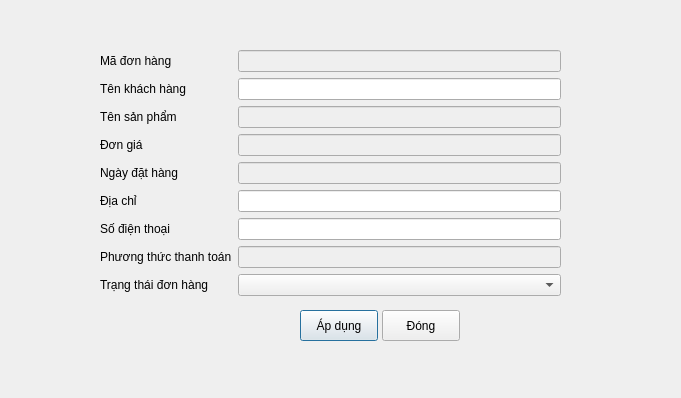
<?xml version="1.0" encoding="UTF-8"?>
<ui version="4.0">
 <class>phselect</class>
 <widget class="QDialog" name="phselect">
  <property name="geometry">
   <rect>
    <x>0</x>
    <y>0</y>
    <width>681</width>
    <height>398</height>
   </rect>
  </property>
  <property name="windowTitle">
   <string>Dialog</string>
  </property>
  <widget class="QWidget" name="formLayoutWidget">
   <property name="geometry">
    <rect>
     <x>100</x>
     <y>50</y>
     <width>461</width>
     <height>256</height>
    </rect>
   </property>
   <layout class="QFormLayout" name="formLayout">
    <item row="0" column="0">
     <widget class="QLabel" name="mNHNgLabel">
      <property name="text">
       <string>Mã đơn hàng</string>
      </property>
     </widget>
    </item>
    <item row="0" column="1">
     <widget class="QLineEdit" name="code">
      <property name="enabled">
       <bool>false</bool>
      </property>
     </widget>
    </item>
    <item row="1" column="0">
     <widget class="QLabel" name="tNNgIDNgLabel">
      <property name="text">
       <string>Tên khách hàng</string>
      </property>
     </widget>
    </item>
    <item row="1" column="1">
     <widget class="QLineEdit" name="username">
      <property name="enabled">
       <bool>true</bool>
      </property>
     </widget>
    </item>
    <item row="2" column="0">
     <widget class="QLabel" name="tNSNPhMLabel">
      <property name="text">
       <string>Tên sản phẩm</string>
      </property>
     </widget>
    </item>
    <item row="2" column="1">
     <widget class="QLineEdit" name="productname">
      <property name="enabled">
       <bool>false</bool>
      </property>
     </widget>
    </item>
    <item row="3" column="0">
     <widget class="QLabel" name="nGiLabel">
      <property name="text">
       <string>Đơn giá</string>
      </property>
     </widget>
    </item>
    <item row="3" column="1">
     <widget class="QLineEdit" name="price">
      <property name="enabled">
       <bool>false</bool>
      </property>
     </widget>
    </item>
    <item row="4" column="0">
     <widget class="QLabel" name="ngYTHNgLabel">
      <property name="text">
       <string>Ngày đặt hàng</string>
      </property>
     </widget>
    </item>
    <item row="4" column="1">
     <widget class="QLineEdit" name="datetime">
      <property name="enabled">
       <bool>false</bool>
      </property>
     </widget>
    </item>
    <item row="5" column="0">
     <widget class="QLabel" name="aChLabel">
      <property name="text">
       <string>Địa chỉ</string>
      </property>
     </widget>
    </item>
    <item row="5" column="1">
     <widget class="QLineEdit" name="address">
      <property name="enabled">
       <bool>true</bool>
      </property>
     </widget>
    </item>
    <item row="7" column="0">
     <widget class="QLabel" name="phNgThCThanhToNLabel">
      <property name="text">
       <string>Phương thức thanh toán</string>
      </property>
     </widget>
    </item>
    <item row="7" column="1">
     <widget class="QLineEdit" name="payment">
      <property name="enabled">
       <bool>false</bool>
      </property>
      <property name="font">
       <font>
        <weight>75</weight>
        <bold>true</bold>
       </font>
      </property>
     </widget>
    </item>
    <item row="8" column="0">
     <widget class="QLabel" name="trNgThINHNgLabel">
      <property name="text">
       <string>Trạng thái đơn hàng</string>
      </property>
     </widget>
    </item>
    <item row="8" column="1">
     <widget class="QComboBox" name="status"/>
    </item>
    <item row="6" column="0">
     <widget class="QLabel" name="sINThoILabel">
      <property name="text">
       <string>Số điện thoại</string>
      </property>
     </widget>
    </item>
    <item row="6" column="1">
     <widget class="QLineEdit" name="numberphone"/>
    </item>
   </layout>
  </widget>
  <widget class="QPushButton" name="apply">
   <property name="geometry">
    <rect>
     <x>300</x>
     <y>310</y>
     <width>78</width>
     <height>31</height>
    </rect>
   </property>
   <property name="text">
    <string>Áp dụng</string>
   </property>
  </widget>
  <widget class="QPushButton" name="close">
   <property name="geometry">
    <rect>
     <x>382</x>
     <y>310</y>
     <width>78</width>
     <height>31</height>
    </rect>
   </property>
   <property name="text">
    <string>Đóng</string>
   </property>
  </widget>
 </widget>
 <resources/>
 <connections/>
</ui>
